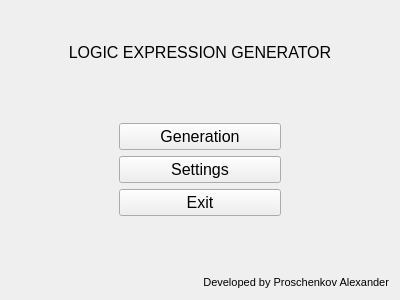
<?xml version="1.0" encoding="UTF-8"?>
<ui version="4.0">
 <class>Menu</class>
 <widget class="QWidget" name="Menu">
  <property name="geometry">
   <rect>
    <x>0</x>
    <y>0</y>
    <width>400</width>
    <height>300</height>
   </rect>
  </property>
  <property name="windowTitle">
   <string>Form</string>
  </property>
  <layout class="QVBoxLayout" name="verticalLayout_5">
   <item>
    <layout class="QVBoxLayout" name="verticalLayout_4" stretch="1,4,0">
     <item>
      <widget class="QLabel" name="label_2">
       <property name="font">
        <font>
         <family>Arial</family>
         <pointsize>12</pointsize>
        </font>
       </property>
       <property name="text">
        <string>LOGIC EXPRESSION GENERATOR</string>
       </property>
       <property name="alignment">
        <set>Qt::AlignBottom|Qt::AlignHCenter</set>
       </property>
      </widget>
     </item>
     <item>
      <layout class="QHBoxLayout" name="horizontalLayout" stretch="2,3,2">
       <item>
        <spacer name="horizontalSpacer">
         <property name="font">
          <font>
           <family>Arial</family>
           <pointsize>12</pointsize>
          </font>
         </property>
         <property name="orientation">
          <enum>Qt::Horizontal</enum>
         </property>
         <property name="sizeHint" stdset="0">
          <size>
           <width>40</width>
           <height>20</height>
          </size>
         </property>
        </spacer>
       </item>
       <item>
        <layout class="QVBoxLayout" name="verticalLayout">
         <item>
          <spacer name="verticalSpacer_2">
           <property name="orientation">
            <enum>Qt::Vertical</enum>
           </property>
           <property name="sizeHint" stdset="0">
            <size>
             <width>20</width>
             <height>40</height>
            </size>
           </property>
          </spacer>
         </item>
         <item>
          <widget class="QPushButton" name="generate">
           <property name="font">
            <font>
             <family>Arial</family>
             <pointsize>12</pointsize>
            </font>
           </property>
           <property name="text">
            <string>Generation</string>
           </property>
          </widget>
         </item>
         <item>
          <widget class="QPushButton" name="settings">
           <property name="font">
            <font>
             <family>Arial</family>
             <pointsize>12</pointsize>
            </font>
           </property>
           <property name="text">
            <string>Settings</string>
           </property>
          </widget>
         </item>
         <item>
          <widget class="QPushButton" name="quit">
           <property name="font">
            <font>
             <family>Arial</family>
             <pointsize>12</pointsize>
            </font>
           </property>
           <property name="text">
            <string>Exit</string>
           </property>
          </widget>
         </item>
         <item>
          <spacer name="verticalSpacer">
           <property name="orientation">
            <enum>Qt::Vertical</enum>
           </property>
           <property name="sizeHint" stdset="0">
            <size>
             <width>20</width>
             <height>40</height>
            </size>
           </property>
          </spacer>
         </item>
        </layout>
       </item>
       <item>
        <spacer name="horizontalSpacer_2">
         <property name="font">
          <font>
           <family>Arial</family>
           <pointsize>12</pointsize>
          </font>
         </property>
         <property name="orientation">
          <enum>Qt::Horizontal</enum>
         </property>
         <property name="sizeHint" stdset="0">
          <size>
           <width>40</width>
           <height>20</height>
          </size>
         </property>
        </spacer>
       </item>
      </layout>
     </item>
     <item>
      <layout class="QVBoxLayout" name="verticalLayout_3">
       <item>
        <widget class="QLabel" name="label">
         <property name="font">
          <font>
           <family>Arial</family>
           <pointsize>8</pointsize>
          </font>
         </property>
         <property name="text">
          <string>Developed by Proschenkov Alexander</string>
         </property>
         <property name="alignment">
          <set>Qt::AlignRight|Qt::AlignTrailing|Qt::AlignVCenter</set>
         </property>
        </widget>
       </item>
      </layout>
     </item>
    </layout>
   </item>
  </layout>
 </widget>
 <resources/>
 <connections/>
</ui>
